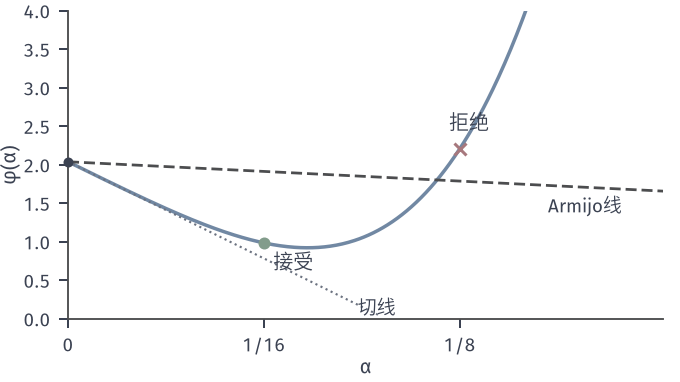

This figure's Python source:
from pathlib import Path
import sys
ROOT = next(p for p in Path(__file__).resolve().parents if (p/'build.sh').is_file() and (p/'tex/book.tex').is_file())
sys.path.insert(0, str(ROOT/'figures/00-shared/mathematical-preliminaries-upper/00-shared/comprehension-figures'))
from support import figure, save, BLUE, GREEN, YELLOW, RED, PURPLE, INK, MUTED, GRID, BLUE_FILL, GREEN_FILL, YELLOW_FILL, RED_FILL, PURPLE_FILL
import numpy as np
HERE = Path(__file__).resolve().parent
STROKE = '#4C4D4F'
# 贯穿全章的目标 f(x)=0.5(x1-1)^2+(x2-x1^2)^2，最优解 (1,1)。
def f(x):
    u = x[1]-x[0]**2
    return .5*(x[0]-1)**2+u**2
def grad(x):
    u = x[1]-x[0]**2
    return np.array([x[0]-1-4*x[0]*u, 2*u])
def hess(x):
    u = x[1]-x[0]**2
    return np.array([[1-4*u+8*x[0]**2, -4*x[0]], [-4*x[0], 2.]])
XS = np.array([1., 1.])
def panel(fig, left, right, top, bottom, wspace=.3):
    fig.set_layout_engine(None)
    fig.subplots_adjust(left=left, right=right, top=top, bottom=bottom, wspace=wspace)
def tags(fig, axes, y=.015):
    for ax, s in zip(axes, ('(a)', '(b)', '(c)', '(d)')):
        p = ax.get_position(); fig.text((p.x0+p.x1)/2, y, s, ha='center', va='bottom')
def grid2(a, b, c, d, n=600):
    X, Y = np.meshgrid(np.linspace(a, b, n), np.linspace(c, d, n))
    return X, Y
def region(ax, a, b, c, d):
    t = np.linspace(a, b, 300); y = t**2+.25
    ax.fill_between(t, y, d, color=RED_FILL, lw=0, zorder=0)
    ax.plot(t, y, color=STROKE, lw=.85, ls=(0, (3, 2)), zorder=1)
    ax.set_xlim(a, b); ax.set_ylim(c, d)
def arrow(ax, p, q, color=GREEN, lw=1.3, z=4):
    ax.annotate('', xy=q, xytext=p, zorder=z, arrowprops=dict(arrowstyle='-|>,head_width=.17,head_length=.34', color=color, lw=lw, shrinkA=0, shrinkB=0))

fig, ax = figure(width_mm=96, height_mm=54)
fig.set_layout_engine(None); fig.subplots_adjust(left=.1, right=.975, top=.97, bottom=.165)
p = np.array([-1., 1.2]); G = grad(p); d = np.linalg.solve(hess(p), -G); s = G@d; c = .1
al = np.linspace(0, .19, 500); ph = np.array([f(p+t*d) for t in al])
ax.plot(al, ph, color=BLUE, lw=1.4); ax.plot(al, f(p)+c*al*s, color=STROKE, lw=1.1, ls=(0, (4, 1.8))); ax.plot(al[al < .1], f(p)+al[al < .1]*s, color=MUTED, lw=.85, ls=':')
ax.plot([.0625], [f(p+.0625*d)], 'o', ms=4.8, color=GREEN, mew=0, zorder=5); ax.plot([.125], [f(p+.125*d)], 'x', ms=5, color=RED, mew=1.2, zorder=5); ax.plot([0], [f(p)], 'o', ms=4, color=INK, mew=0, zorder=5, clip_on=False)
ax.text(.0655, f(p+.0625*d)-.34, '接受', ha='left'); ax.text(.128, f(p+.125*d)+.25, '拒绝', ha='center')
ax.text(.165, 1.6, 'Armijo线', ha='center', va='top', fontsize=7.5); ax.text(.0925, .06, '切线', ha='left', fontsize=7.5); 
ax.set_xlim(0, .19); ax.set_ylim(0, 4); ax.set_xlabel('$\\alpha$', labelpad=1); ax.set_ylabel('$\\varphi(\\alpha)$', labelpad=1); ax.set_xticks([0, .0625, .125]); ax.set_xticklabels(['0', '1/16', '1/8'])
save(fig, HERE, 'figure', {'x0': [-1, 1.2], 'd': d.tolist(), 'c': c, 'trial_values': {str(t): float(f(p+t*d)) for t in (1, .5, .25, .125, .0625)}})
